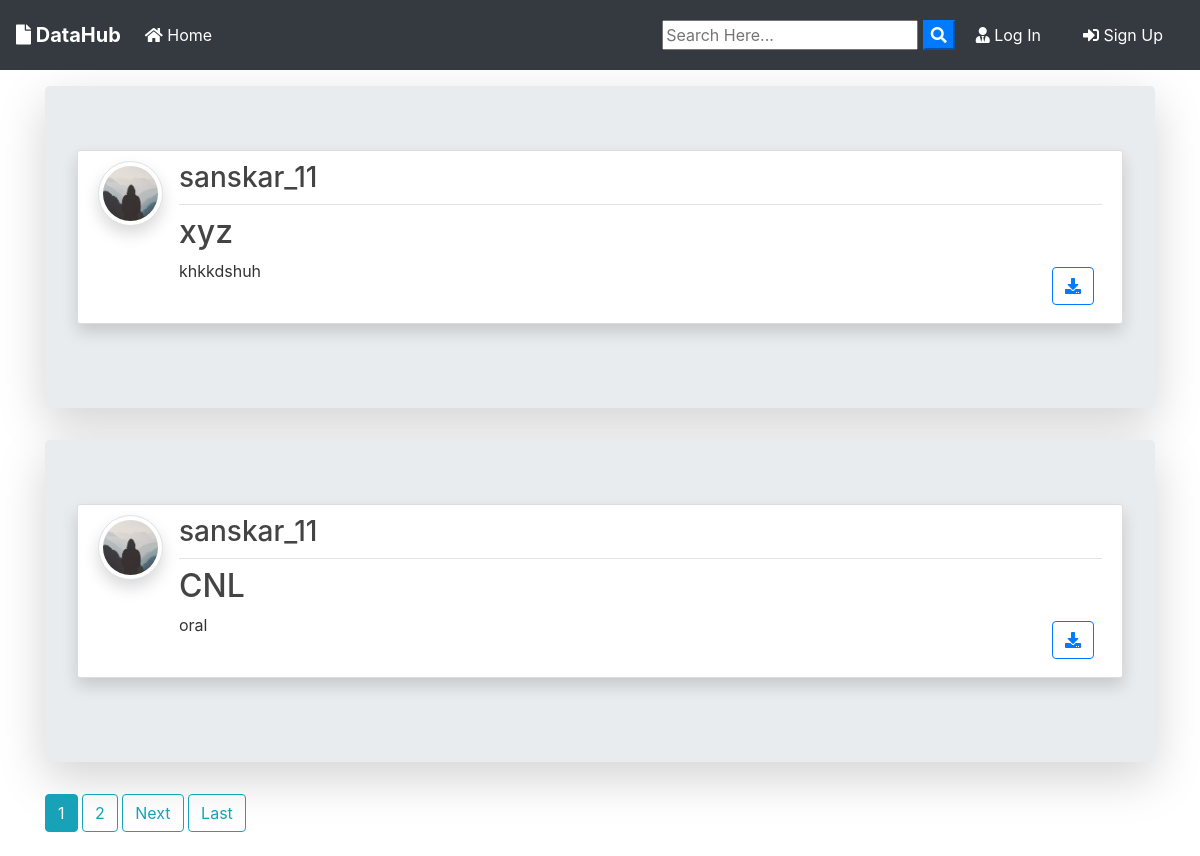
The page / on the database its author committed.
### blog/models.py (models this page shows, shortened)
class Post(models.Model):
	title = models.CharField(max_length=100)
	file = models.FileField(null=True,blank=True,upload_to='Files')
	content = models.TextField()
	date_posted = models.DateTimeField(default=timezone.now)
	author = models.ForeignKey(User, on_delete=models.CASCADE)

### users/models.py (models this page shows, shortened)
class Profile(models.Model):
    user = models.OneToOneField(User, on_delete=models.CASCADE)
    image = models.ImageField(default='default.jpg', upload_to='profile_pics')

### blog/views.py (the view)
# urls.py: path('', PostListView.as_view(), name='blog-home'),
class PostListView(ListView):
    model = Post
    template_name = 'blog/home.html'  # <app>/<model>_<viewtype>.html
    context_object_name = 'posts'
    ordering = ['-date_posted']
    paginate_by = 2

### blog/templates/blog/home.html (shortened to what this page needs)
{% extends "blog/base.html" %}
{% block content %}
    {% for post in posts %}
      <div class="jumbotron mt-3 bg-red shadow-lg">
      <article class="media content-section shadow">
        <a href="{{ post.author.profile.image.url }} " target="_blank"> <img src="{{ post.author.profile.image.url }}  " alt="" class="article-img rounded-circle img-thumbnail img-fluid shadow">
        </a>
        <div class="media-body">
          <div class="article-metadata d-flex justify-content-between">
            <a class="mr-2 " href="{% url 'user-posts' post.author.username  %}"><h3>{{ post.author }}</h3></a>
          </div>
          <h2><a class="article-title text-justify " href="{% url 'post-detail' post.id %}">{{ post.title }}</a></h2>
          <div class="d-flex justify-content-between">
            <p class="article-content text-justify text-truncate overflow-hidden">{{ post.content }}</p>
            {% if post.file %}
          <div class="form-group mt-0 pt-0  m-2">
            <a class="btn btn-outline-primary  btn-d "  href="{{ post.file.url }}"  download type="submit"><i class="fas fa-download"></i></a>
          </div>
          {% endif %}
          </div>
        </div>
      </article>
      </div>
    {% endfor %}
    {% if is_paginated %}
      {% for num in page_obj.paginator.page_range %}
        {% if page_obj.number == num %}
          <a class="btn btn-info mb-4" href="?page={{ num }}">{{ num }}</a>
        {% elif num > page_obj.number|add:'-3' and num < page_obj.number|add:'3' %}
          <a class="btn btn-outline-info mb-4" href="?page={{ num }}">{{ num }}</a>
        {% endif %}
      {% endfor %}
      {% if page_obj.has_next %}
        <a class="btn btn-outline-info mb-4" href="?page={{ page_obj.next_page_number }}">Next</a>
        <a class="btn btn-outline-info mb-4" href="?page={{ page_obj.paginator.num_pages }}">Last</a>
      {% endif %}
    {% endif %}
{% endblock content %}

### blog/static/blog/main.css (style rules this page uses)
body { background-image: url('https://images.pexels.com/photos/3616762/pexels-photo-3616762.jpeg?auto=compress&cs=tinysrgb&h=750&w=1260'); color: #333333; margin-top: 0; }
h1, h2, h3, h4, h5, h6 { color: #444444; }
.content-section { background: #ffffff; padding: 10px 20px; border: 1px solid #dddddd; border-radius: 3px; margin-bottom: 20px; }
.article-title { color: #444444; }
.article-content { white-space: pre-line; }
.article-img { height: 65px; width: 65px; margin-right: 16px; }
.article-metadata { padding-bottom: 1px; margin-bottom: 4px; border-bottom: 1px solid #e3e3e3 }

### rows shown on the page
Post: author.profile.image (placeholder picture), author "sanskar_11", title "xyz", content "khkkdshuh"
Post: author.profile.image (placeholder picture), author "sanskar_11", title "CNL", content "oral"

### other values the page prints
{{ num }} "1"
{{ num }} "2"
